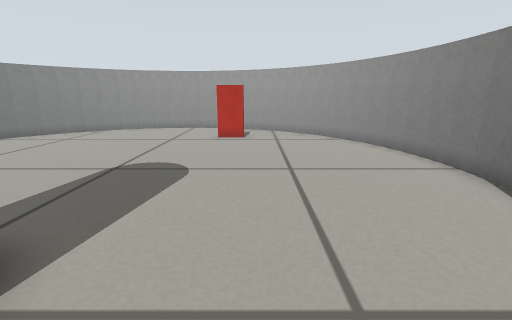
view 1 (above)

13 first-person views from a walk through a world built for the Gazebo simulator. The camera is 0.4 m above the floor, tilts 14° down and sees 90° across. The floor is counted in squares, 0.2 m on a side. Each view is taken from the middle of a square. On the plan, view 1 faces up. The plan holds only what a view shows up to about 16 squares ahead; the rest is blank.

view 2
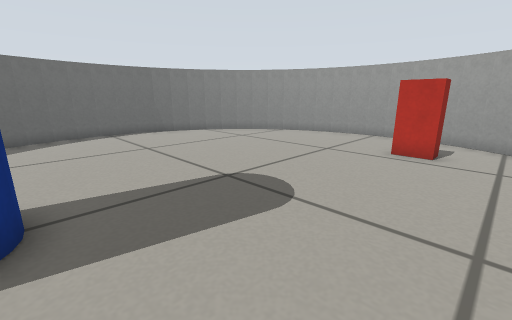

view 3
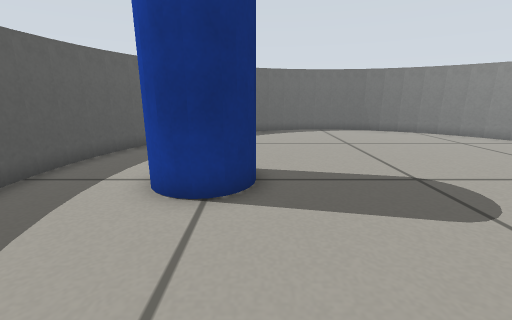

view 4
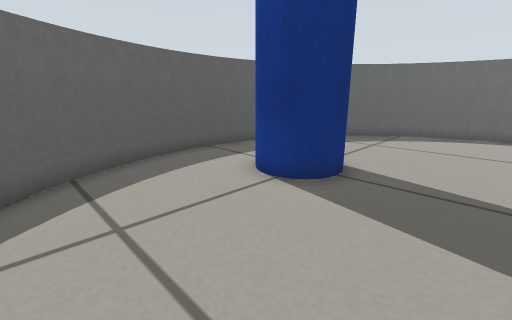

view 5
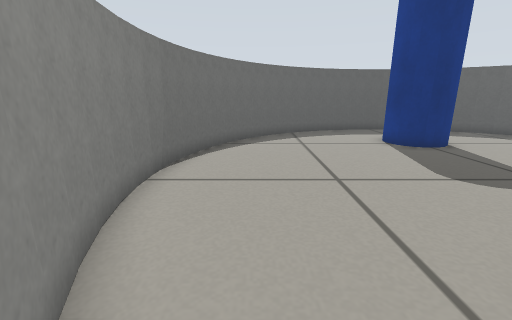

view 6
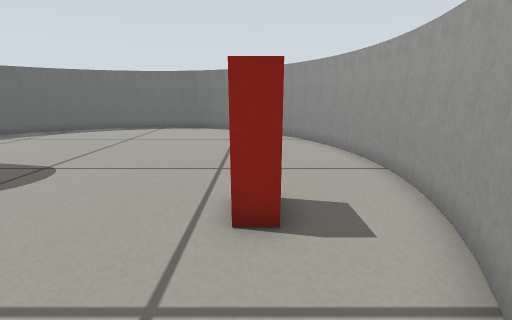

view 7
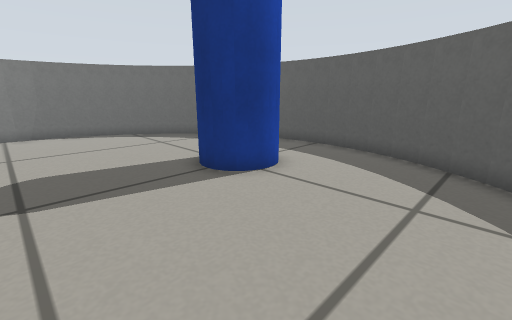

view 8
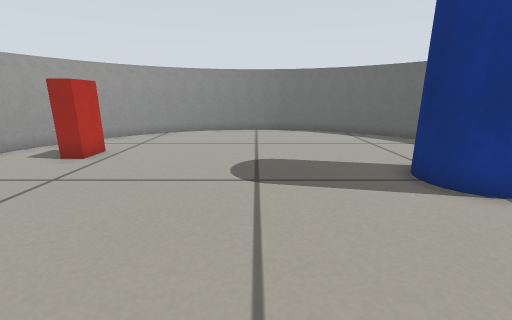

view 9
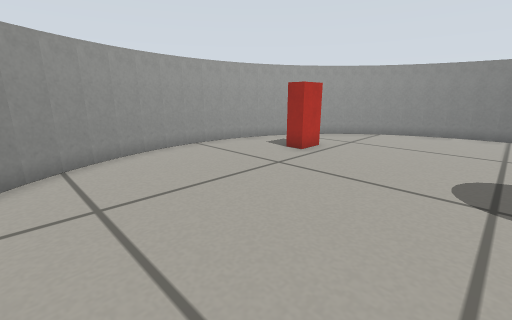

view 10
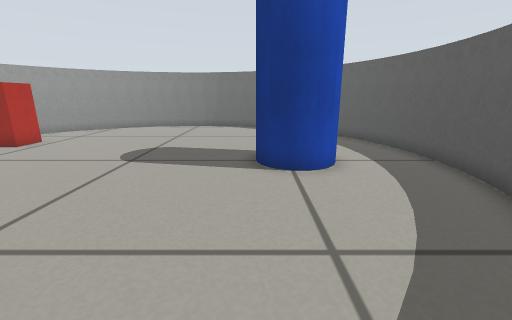

view 11
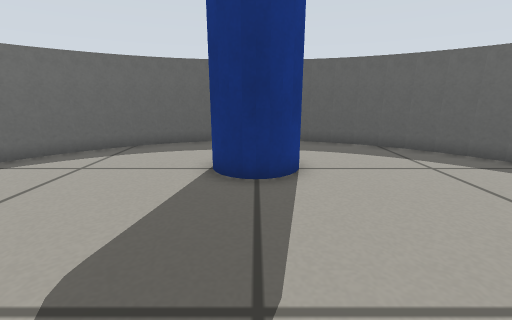

view 12
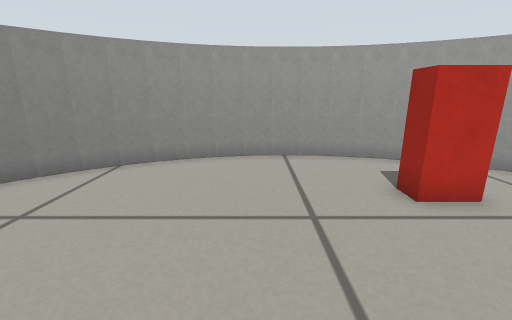

view 13
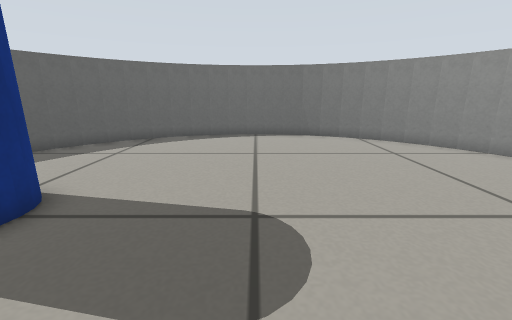

### Floor plan
Points are (right, up) in squares from view 1. A wall is a line through its corners. A room is listed if a view was taken in it or the views show most of it. See-through windows are left out.
Room 1 (views 1, 2, 3, 4, 5, 6, 7, 8, 9, 10, 11, 12, 13)
walls: (-9.7, 14.8) (-10.5, 14.2); (-8.2, -1.7) (-7.2, -2.2); (0.2, 15.7) (-0.8, 16.2); (3.8, 12.7) (3.1, 13.6); (-1.7, -2.4) (-0.7, -2.1); (5.4, 9.3) (5.1, 10.3); (-7.3, -2.1) (-6.3, -2.4); (5.1, 3.7) (5.4, 4.8); (-13.6, 5.7) (-13.4, 4.6); (-5.3, 16.6) (-6.4, 16.4); (5.6, 8.3) (5.4, 9.4); (-12.3, 2) (-11.8, 1.2); (4.3, 2) (4.8, 2.9); (2.6, 14.1) (1.7, 14.8); (3.1, 0.4) (3.8, 1.3); (-11.2, 0.5) (-10.5, -0.2); (2.5, -0.2) (3.2, 0.5); (-9.9, -0.7) (-9, -1.4); (-6.4, -2.4) (-5.4, -2.6); (-1.6, 16.4) (-2.6, 16.6); (5.4, 4.6) (5.6, 5.7); (-12.7, 11.3) (-13.2, 10.2); (-4.3, 16.7) (-5.5, 16.6); (-13.7, 6.6) (-13.6, 5.5); (-12.8, 2.9) (-12.3, 1.9); (-10.4, 14.3) (-11.2, 13.5); (-8.1, 15.8) (-9, 15.3); (-3.6, -2.7) (-2.6, -2.6) (-1.6, -2.4); (0.1, -1.8) (1.1, -1.3); (3.3, 13.4) (2.5, 14.2); (4.8, 11.1) (4.3, 12.1); (5.7, 7.4) (5.6, 8.5); (-4.5, -2.7) (-3.5, -2.7); (-3.5, 16.7) (-4.5, 16.7); (-13.1, 10.4) (-13.4, 9.3); (-0.6, 16.1) (-1.7, 16.4); (-5.5, -2.6) (-4.4, -2.7); (-2.5, 16.6) (-3.6, 16.7); (5.6, 5.5) (5.7, 6.5); (-13.7, 7.6) (-13.7, 6.5); (5.7, 6.4) (5.7, 7.5); (1.8, 14.8) (1, 15.3); (-8.9, 15.4) (-9.9, 14.8); (0.9, -1.4) (1.9, -0.7); (4.4, 11.9) (3.8, 12.8); (-13.4, 9.5) (-13.6, 8.4); (-13.6, 8.6) (-13.7, 7.4); (-13.2, 3.8) (-12.7, 2.8); (-7.2, 16.2) (-8.2, 15.8); (-0.8, -2.2) (0.3, -1.7); (5.2, 10.2) (4.7, 11.2); (-12.3, 12.1) (-12.8, 11.1); (-11.9, 1.3) (-11.2, 0.4); (-9.1, -1.3) (-8.1, -1.8); (1.1, 15.3) (0.1, 15.8); (1.7, -0.9) (2.6, -0.2); (-13.5, 4.8) (-13.1, 3.7); (-6.2, 16.5) (-7.3, 16.1); (4.8, 2.8) (5.2, 3.8); (-11.2, 13.6) (-11.8, 12.8); (-10.6, -0.2) (-9.7, -0.9); (-11.8, 12.9) (-12.4, 11.9); (3.8, 1.1) (4.4, 2.1)
objects: blue cylinder (-5, 1) to (-3, 3); red box (-2, 13) to (-1, 13)

Positions as (right, up) in squares from view 1, and headings:
1: (0, 0), facing up
2: (1, 3), facing up-left
3: (2, 3), facing left
4: (2, 6), facing down-left
5: (3, 13), facing down
6: (3, 13), facing left
7: (-10, 7), facing down-right
8: (-10, 7), facing right
9: (-10, 7), facing up-right
10: (-12, 3), facing right
11: (-4, 9), facing down
12: (-5, 8), facing up
13: (0, 7), facing left
